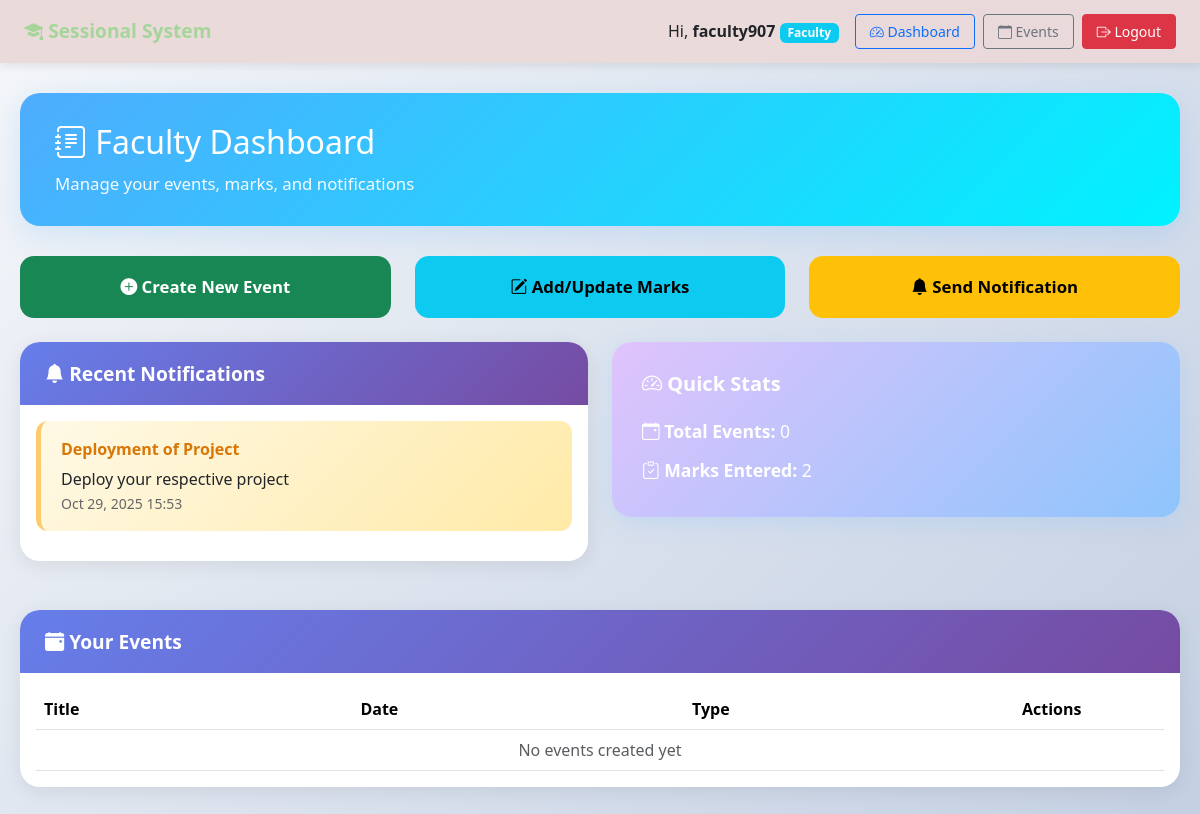
Screenshot of /dashboard/ (signed in) with the database file from the repository.
### core/models.py (models this page shows, shortened)
class User(AbstractUser):
    ROLE_CHOICES = (
        ('admin', 'Admin'),
        ('faculty', 'Faculty'),
        ('student', 'Student'),
    )
    role = models.CharField(max_length=10, choices=ROLE_CHOICES, default='student')
    phone = models.CharField(max_length=15, blank=True, null=True)
    enrollment_no = models.CharField(max_length=20, blank=True, null=True)
    department = models.CharField(max_length=100, blank=True, null=True)

class Notification(models.Model):
    title = models.CharField(max_length=200)
    message = models.TextField()
    created_by = models.ForeignKey(User, on_delete=models.CASCADE, related_name='notifications_created')
    created_at = models.DateTimeField(auto_now_add=True)
    is_active = models.BooleanField(default=True)
    class Meta:
        ordering = ['-created_at']

### core/views.py (the view, shortened to what this page needs)
# urls.py: path('dashboard/', views.dashboard, name='dashboard'),
@login_required
def dashboard(request):
    user = request.user
    notifications = Notification.objects.filter(is_active=True)[:5]
    if user.role == 'student':
        marks = SessionalMark.objects.filter(student=user).select_related('event')
        upcoming_events = Event.objects.filter(date__gte=timezone.now().date())[:5]
        context = {
            'marks': marks,
            'upcoming_events': upcoming_events,
            'notifications': notifications,
            'total_events': marks.count(),
        }
        return render(request, 'student_dashboard.html', context)
    elif user.role == 'faculty':
        events = Event.objects.filter(created_by=user)
        total_marks_entered = SessionalMark.objects.filter(entered_by=user).count()
        context = {
            'events': events,
            'total_events': events.count(),
            'total_marks_entered': total_marks_entered,
            'notifications': notifications,
        }
        return render(request, 'faculty_dashboard.html', context)

### core/templates/faculty_dashboard.html (shortened to what this page needs)
{% extends 'base.html' %}
{% block content %}
<div class="page-header">
  <h2 style="margin-bottom:10px;"><i class="bi bi-journal-text"></i> Faculty Dashboard</h2>
  <p class="mb-0" style="font-size:1.05rem; opacity:0.95;">Manage your events, marks, and notifications</p>
</div>
<div class="row action-buttons mb-4">
  <div class="col-md-4">
    <a href="{% url 'event_create' %}" class="btn btn-success w-100">
      <i class="bi bi-plus-circle-fill"></i> Create New Event
    </a>
  </div>
  <div class="col-md-4">
    <a href="{% url 'mark_entry' %}" class="btn btn-info w-100">
      <i class="bi bi-pencil-square"></i> Add/Update Marks
    </a>
  </div>
  <div class="col-md-4">
    <a href="{% url 'notification_create' %}" class="btn btn-warning w-100">
      <i class="bi bi-bell-fill"></i> Send Notification
    </a>
  </div>
</div>
<div class="row">
  <div class="col-lg-6">
    <div class="card">
      <h5 class="card-title"><i class="bi bi-bell-fill"></i> Recent Notifications</h5>
      <div class="card-body">
        {% for note in notifications %}
        <div class="notification-item">
          <strong>{{ note.title }}</strong>
          <span>{{ note.message }}</span><br>
          <small style="color:#666;">{{ note.created_at|date:"M d, Y H:i" }}</small>
        </div>
        {% empty %}
        <p class="text-muted mb-0">No notifications yet</p>
        {% endfor %}
      </div>
    </div>
  </div>
  <div class="col-lg-6">
    <div class="stats-box">
      <h5><i class="bi bi-speedometer2"></i> Quick Stats</h5>
      <p style="margin-bottom:8px;">
        <i class="bi bi-calendar-event"></i> <strong>Total Events:</strong> {{ total_events }}
      </p>
      <p style="margin-bottom:0;">
        <i class="bi bi-clipboard-check"></i> <strong>Marks Entered:</strong> {{ total_marks_entered }}
      </p>
    </div>
  </div>
</div>
<div class="card mt-4">
  <h5 class="card-title"><i class="bi bi-calendar-event-fill"></i> Your Events</h5>
  <div class="card-body">
    <table class="table table-hover">
      <thead>
        <tr>
          <th>Title</th>
          <th>Date</th>
          <th>Type</th>
          <th style="width:150px;">Actions</th>
        </tr>
      </thead>
      <tbody>
        {% for event in events %}
        <tr>
          <td><strong>{{ event.title }}</strong></td>
          <td>{{ event.date }}</td>
          <td><span class="badge bg-info">{{ event.event_type }}</span></td>
          <td>
            <a href="{% url 'event_edit' event.pk %}" class="btn btn-sm btn-secondary me-1">
              <i class="bi bi-pencil"></i>
            </a>
            <a href="{% url 'event_delete' event.pk %}" class="btn btn-sm btn-danger"
               onclick="return confirm('Delete this event?')">
              <i class="bi bi-trash"></i>
            </a>
          </td>
        </tr>
        {% empty %}
        <tr><td colspan="4" class="text-center text-muted">No events created yet</td></tr>
        {% endfor %}
      </tbody>
    </table>
  </div>
</div>
{% endblock %}

### core/templates/base.html (shortened to what this page needs)
<!DOCTYPE html>
<html lang="en">
<head>
  <link href="https://cdn.jsdelivr.net/npm/bootstrap@5.3.2/dist/css/bootstrap.min.css" rel="stylesheet">
  <link href="https://cdnjs.cloudflare.com/ajax/libs/bootstrap-icons/1.10.5/font/bootstrap-icons.min.css" rel="stylesheet">
</head>
<body>
  <nav class="navbar navbar-expand-lg navbar-light">
    <div class="container-fluid px-4">
      <a class="navbar-brand" href="{% url 'home' %}">
        <i class="bi bi-mortarboard-fill"></i> Sessional System
      </a>
      {% if user.is_authenticated %}
      <div class="d-flex align-items-center gap-2">
        <span class="me-2">Hi, <strong>{{ user.username }}</strong>
          <span class="badge bg-{% if user.role == 'admin' %}danger{% elif user.role == 'faculty' %}info{% else %}primary{% endif %}">
            {{ user.role|title }}
          </span>
        </span>
        <a href="{% url 'dashboard' %}" class="btn btn-sm btn-outline-primary">
          <i class="bi bi-speedometer2"></i> Dashboard
        </a>
        {% if user.role != 'student' %}
        <a href="{% url 'event_list' %}" class="btn btn-sm btn-outline-secondary">
          <i class="bi bi-calendar"></i> Events
        </a>
        {% endif %}
        <a href="{% url 'logout' %}" class="btn btn-sm btn-danger">
          <i class="bi bi-box-arrow-right"></i> Logout
        </a>
      </div>
      {% endif %}
    </div>
  </nav>
  <div class="main-content">
    {% block content %}{% endblock %}
  </div>
</body>
</html>

### core/templates/base.html (style rules this page uses)
* { margin: 0; padding: 0; box-sizing: border-box; }
body { background: linear-gradient(135deg, #5c6b9dff 0%, #79b09dff 100%); min-height: 100vh; font-family: 'Segoe UI', Tahoma, Geneva, Verdana, sans-serif; }
.navbar { background: rgba(235, 218, 218, 0.98); box-shadow: 0 2px 10px rgba(0,0,0,0.1); padding: 12px 0; }
.navbar-brand { font-weight: 700; color: #a6d59bff !important; font-size: 1.2rem; }
.btn-sm { padding: 6px 14px; font-size: 0.875rem; }
.main-content { max-width: 1400px; margin: 0 auto; padding: 30px 20px; }

### core/templates/faculty_dashboard.html (style rules this page uses)
body { background: linear-gradient(135deg, #f5f7fa 0%, #c3cfe2 100%) !important; }
.page-header { background: linear-gradient(135deg, #4facfe 0%, #00f2fe 100%); color: white; border-radius: 20px; padding: 30px 35px; margin-bottom: 30px; box-shadow: 0 8px 30px rgba(79,172,254,0.2); }
.action-buttons .btn { border-radius: 14px; padding: 18px; font-size: 1.05rem; font-weight: 600; transition: all 0.3s; border: none; }
.card { background: white; border: none; border-radius: 20px; box-shadow: 0 4px 20px rgba(0,0,0,0.08); margin-bottom: 25px; overflow: hidden; transition: transform 0.3s; }
.card-title { background: linear-gradient(135deg, #667eea 0%, #764ba2 100%); color: white; padding: 20px 25px; font-weight: 600; font-size: 1.2rem; margin: 0; }
.notification-item { background: linear-gradient(135deg, #fff9e6 0%, #ffeaa7 100%); border-left: 5px solid #fdcb6e; padding: 16px 20px; border-radius: 12px; margin-bottom: 14px; transition: all 0.2s; }
.notification-item strong { color: #d97706; display: block; margin-bottom: 6px; }
.stats-box { background: linear-gradient(135deg, #e0c3fc 0%, #8ec5fc 100%); color: white; border-radius: 20px; padding: 30px; box-shadow: 0 6px 25px rgba(142,197,252,0.3); }
.stats-box h5 { font-weight: 700; margin-bottom: 20px; }
.stats-box p { font-size: 1.1rem; line-height: 1.8; }
.table { margin: 0; }
.table thead { background: linear-gradient(135deg, #f8f9fa 0%, #e9ecef 100%); color: #495057; font-weight: 600; }
.table tbody tr { transition: all 0.2s; }

### rows the page displays
User: username "faculty907", role "Faculty"
Notification: title "Deployment of Project", message "Deploy your respective project", created_at "Oct 29, 2025 15:53"

### other values shown
{{ total_events }} "0"
{{ total_marks_entered }} "2"
